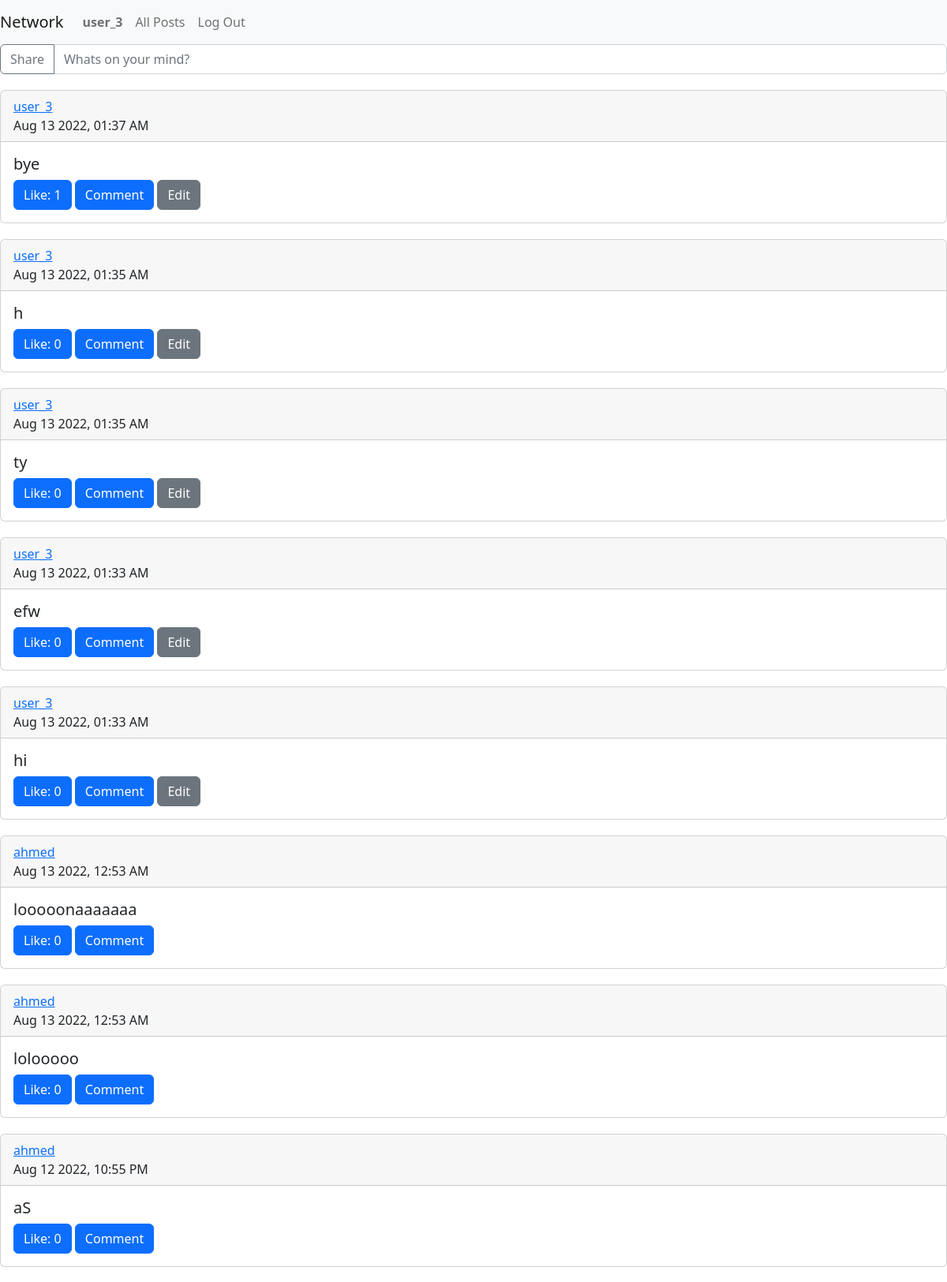
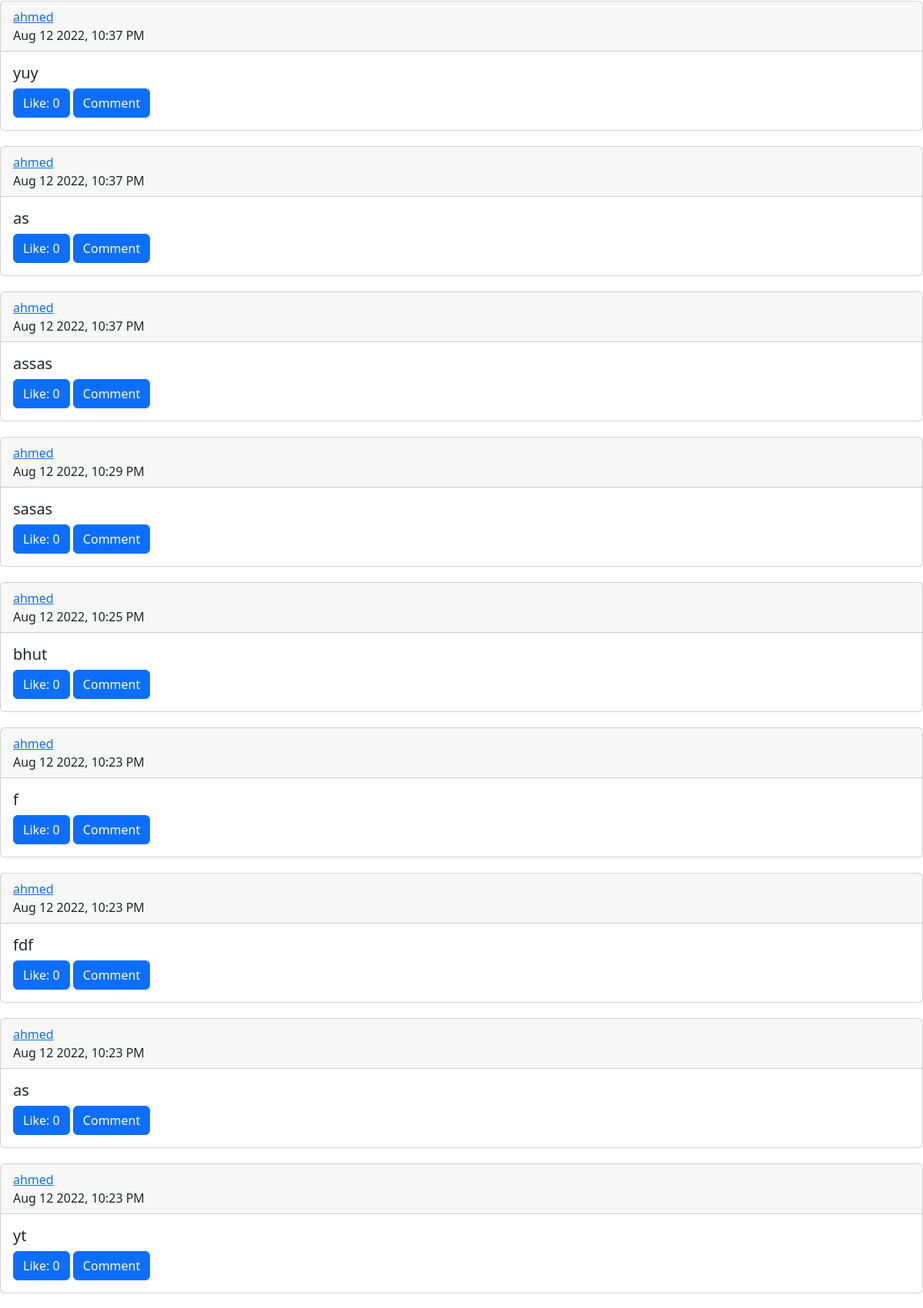
The app's page /posts (signed in, upper part) with its own data (2 pictures, top to bottom).
### network/models.py (models this page shows)
class User(AbstractUser):
    pass

class Post(models.Model):
    user_post = models.ForeignKey(User, on_delete=models.CASCADE,related_name="user_post", default="1")
    post = models.CharField(max_length=2000, null=False, blank=False, default="")
    timestamp = models.DateTimeField(auto_now_add=True)
    def serialize(self):
        likes = len(self.liked_on.all())
        return {
            "id":self.id,
            "user_post":self.user_post.username,
            "post": self.post,
            "time":self.timestamp.strftime("%b %d %Y, %I:%M %p"),
            "likes":likes
        }

### network/views.py (the view, shortened to what this page needs)
# urls.py: path("posts", views.posts, name="posts"),
@csrf_exempt
@login_required(login_url="login")
def posts(request):
    if request.method == "GET":
        posts = Post.objects.all()
        posts = posts.order_by("-timestamp").all()
        posts = [post.serialize() for post in posts]
        liked = Like.objects.filter(user_like=request.user)
        liked = [like.post.id for like in liked]
        return render(request, 'network/posts.html',{'posts':posts, 'liked':liked})

### network/templates/network/posts.html (shortened to what this page needs)
{% extends "network/layout.html" %}
{% load static %}
{% block body %}
<form class="input-group mb-3" id="post-form">
  <button type="submit" class="btn btn-outline-secondary" type="button" id="share">Share</button>
  <input required type="text" class="form-control" placeholder="Whats on your mind?" id="post-text">
</form>
<div id="all-posts">
    {% for post in posts %}
    <div class="card">
        <div class="card-header">
          <a href="{% url 'profile' post.user_post %}">{{post.user_post}}</a>
          <br>
          {{post.time}}
        </div>
        <div class="card-body">
          <h5 class="card-title">{{post.post}}</h5>
          {% if post.id in liked %}
          <button class="btn btn-primary" id="unlike" data-post="{{post.id}}">Unlike: {{post.likes}}</button>
          {% else %}
          <button class="btn btn-primary" id="like" data-post="{{post.id}}">Like: {{post.likes}}</button>
          {% endif %}
          <button class="btn btn-primary">Comment</button>
          {% if user.username == post.user_post %}
          <button class="btn btn-secondary" id="edit" data-post="{{post.id}}">Edit</button>
          {% endif %}
        </div>
      </div>
    {% endfor %}
</div>
{% endblock %}

### network/templates/network/layout.html (shortened to what this page needs)
{% load static %}
<!DOCTYPE html>
<html lang="en">
    <head>
        <link href="https://cdn.jsdelivr.net/npm/bootstrap@5.2.0/dist/css/bootstrap.min.css" rel="stylesheet">
        <link href="{% static 'network/styles.css' %}" rel="stylesheet">
    </head>
    <body>
        <nav class="navbar navbar-expand-lg navbar-light bg-light">
            <a class="navbar-brand" href="{% url 'index' %}">Network</a>
            <div>
              <ul class="navbar-nav mr-auto">
                {% if user.is_authenticated %}
                    <li class="nav-item">
                        <a class="nav-link" id="profile" href="{% url 'profile' user.username %}"><strong>{{ user.username }}</strong></a>
                    </li>
                {% endif %}
                <li class="nav-item">
                  <a class="nav-link" id="all-posts-link" href="{% url 'posts' %}">All Posts</a>
                </li>
                {% if user.is_authenticated %}
                    <li class="nav-item">
                        <a class="nav-link" href="{% url 'logout' %}">Log Out</a>
                    </li>
                {% endif %}
              </ul>
            </div>
          </nav>
        <div class="body">
            {% block body %}
            {% endblock %}
        </div>
    </body>
</html>

### network/static/network/styles.css (style rules this page uses)
.card { margin-top: 20px; margin-bottom: 20px; }

### records on screen
User: username "user_3", user_post "user_3" "user_3" "user_3" "user_3" "user_3"
Post: post "bye"
Post: post "ty"
Post: post "efw"
Post: post "hi"
User: user_post "ahmed" "ahmed" "ahmed" "ahmed" "ahmed" "ahmed" "ahmed" "ahmed" "ahmed" "ahmed" "ahmed" "ahmed"
Post: post "looooonaaaaaaa"
Post: post "lolooooo"
Post: post "aS"
Post: post "yuy"
Post: post "as"
Post: post "assas"
Post: post "sasas"
Post: post "bhut"
Post: post "fdf"
Post: post "as"
Post: post "yt"

### other values on screen
{{ post.time }} "Aug 13 2022, 01:37 AM" "Aug 13 2022, 01:35 AM" "Aug 13 2022, 01:35 AM" "Aug 13 2022, 01:33 AM" "Aug 13 2022, 01:33 AM" "Aug 13 2022, 12:53 AM" "Aug 13 2022, 12:53 AM" "Aug 12 2022, 10:55 PM" "Aug 12 2022, 10:37 PM" "Aug 12 2022, 10:37 PM" "Aug 12 2022, 10:37 PM" "Aug 12 2022, 10:29 PM" "Aug 12 2022, 10:25 PM" "Aug 12 2022, 10:23 PM" "Aug 12 2022, 10:23 PM" "Aug 12 2022, 10:23 PM" "Aug 12 2022, 10:23 PM"
{{ post.likes }} "1" "0" "0" "0" "0" "0" "0" "0" "0" "0" "0" "0" "0" "0" "0" "0" "0"
{{ post.post }} "h" "f"
